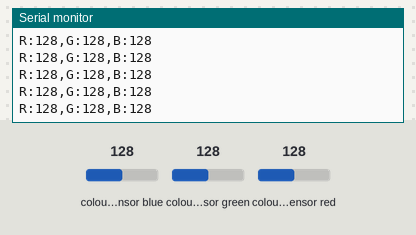
Simulated run of this sketch. Board: Arduino Uno, built with avr-gcc and run on an emulated ATmega328P. Shown: the last lines printed to the serial monitor. The inputs (shaded band) are chosen by the test bench; at power-on: colour sensor blue 128, colour sensor green 128, colour sensor red 128.

Above: at 1.3 s.
1.4 s: colour sensor blue set to 5
At 1.64 s:
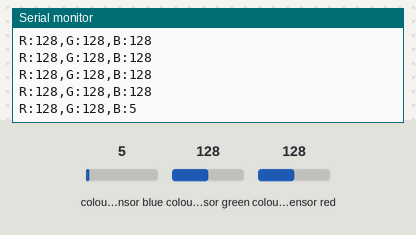
2.9 s: colour sensor green set to 5
At 3.0 s:
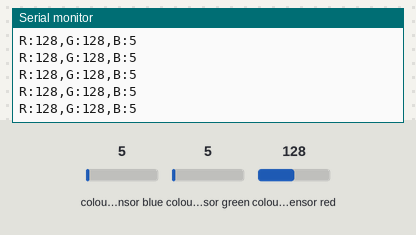
4.4 s: colour sensor blue set to 128
At 4.5 s:
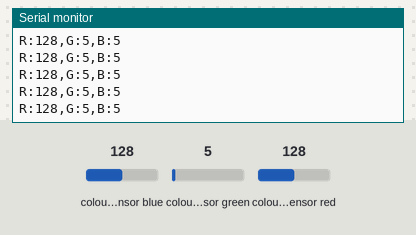
7.4 s: colour sensor red set to 5
At 7.52 s:
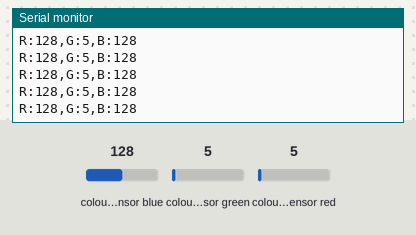

Measured:
- after the input at 1.4 s, the serial monitor: prints a new line after 0.11 s (image 1)

The sketch:

kleursensor.ino
```cpp
#include "Adafruit_TCS34725.h"

Adafruit_TCS34725 tcs = Adafruit_TCS34725(TCS34725_INTEGRATIONTIME_50MS, TCS34725_GAIN_4X);

void setup() {
  Serial.begin(9600);

  if (!tcs.begin()) {
    Serial.println("No TCS34725 found ... check your connections");
    while (1); // halt!
  }
  float red, green, blue;

  delay(100);  // takes 50ms to read
  tcs.getRGB(&red, &green, &blue);

  Serial.print("startwaarde R:"); Serial.print(int(red));
  Serial.print(",G:"); Serial.print(int(green));
  Serial.print(",B:"); Serial.print(int(blue));
  Serial.print("\n");
}

void loop() {
  float red, green, blue;

  delay(100);  // takes 50ms to read
  tcs.getRGB(&red, &green, &blue);

  Serial.print("R:"); Serial.print(int(red));
  Serial.print(",G:"); Serial.print(int(green));
  Serial.print(",B:"); Serial.print(int(blue));
  Serial.print("\n");
}
```
